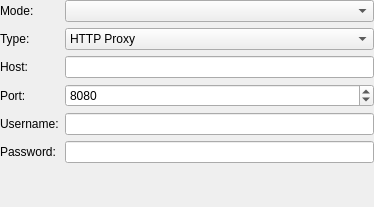
<?xml version="1.0" encoding="UTF-8"?>
<ui version="4.0">
 <class>ProxySettings</class>
 <widget class="QWidget" name="ProxySettings">
  <property name="geometry">
   <rect>
    <x>0</x>
    <y>0</y>
    <width>374</width>
    <height>207</height>
   </rect>
  </property>
  <property name="sizePolicy">
   <sizepolicy hsizetype="MinimumExpanding" vsizetype="MinimumExpanding">
    <horstretch>0</horstretch>
    <verstretch>0</verstretch>
   </sizepolicy>
  </property>
  <layout class="QFormLayout" name="mainLayout">
   <property name="margin">
    <number>0</number>
   </property>
   <item row="0" column="0">
    <widget class="BuddyLabel" name="modeLabel">
     <property name="text">
      <string>Mode:</string>
     </property>
     <property name="buddy">
      <cstring>proxyMode</cstring>
     </property>
    </widget>
   </item>
   <item row="0" column="1">
    <widget class="QComboBox" name="proxyMode"/>
   </item>
   <item row="1" column="0">
    <widget class="BuddyLabel" name="proxyTypeLabel">
     <property name="text">
      <string>Type:</string>
     </property>
     <property name="buddy">
      <cstring>proxyType</cstring>
     </property>
    </widget>
   </item>
   <item row="1" column="1">
    <widget class="QComboBox" name="proxyType">
     <item>
      <property name="text">
       <string>HTTP Proxy</string>
      </property>
     </item>
     <item>
      <property name="text">
       <string>SOCKS Proxy</string>
      </property>
     </item>
    </widget>
   </item>
   <item row="2" column="0">
    <widget class="BuddyLabel" name="proxyHostLabel">
     <property name="text">
      <string>Host:</string>
     </property>
     <property name="buddy">
      <cstring>proxyHost</cstring>
     </property>
    </widget>
   </item>
   <item row="2" column="1">
    <widget class="LineEdit" name="proxyHost"/>
   </item>
   <item row="3" column="0">
    <widget class="BuddyLabel" name="proxyPortLabel">
     <property name="text">
      <string>Port:</string>
     </property>
     <property name="buddy">
      <cstring>proxyPort</cstring>
     </property>
    </widget>
   </item>
   <item row="3" column="1">
    <widget class="QSpinBox" name="proxyPort">
     <property name="maximum">
      <number>65535</number>
     </property>
     <property name="value">
      <number>8080</number>
     </property>
    </widget>
   </item>
   <item row="4" column="0">
    <widget class="BuddyLabel" name="proxyUsernameLabel">
     <property name="text">
      <string>Username:</string>
     </property>
     <property name="buddy">
      <cstring>proxyUsername</cstring>
     </property>
    </widget>
   </item>
   <item row="4" column="1">
    <widget class="LineEdit" name="proxyUsername"/>
   </item>
   <item row="5" column="0">
    <widget class="BuddyLabel" name="proxyPasswordLabel">
     <property name="text">
      <string>Password:</string>
     </property>
     <property name="buddy">
      <cstring>proxyPassword</cstring>
     </property>
    </widget>
   </item>
   <item row="5" column="1">
    <widget class="LineEdit" name="proxyPassword">
     <property name="echoMode">
      <enum>QLineEdit::Password</enum>
     </property>
    </widget>
   </item>
  </layout>
 </widget>
 <customwidgets>
  <customwidget>
   <class>LineEdit</class>
   <extends>QLineEdit</extends>
   <header>support/lineedit.h</header>
  </customwidget>
  <customwidget>
   <class>BuddyLabel</class>
   <extends>QLabel</extends>
   <header>support/buddylabel.h</header>
  </customwidget>
 </customwidgets>
 <resources/>
 <connections/>
</ui>
